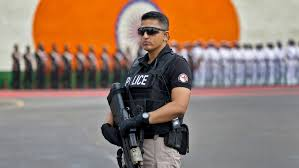
#> input picture Image Drawing function/Spg.jpg, 299 x 168 px, found by its file name
$ python d_circle.py
#> lines starting #> are read from the running program, lines starting #| are printed output that depends on the picture; after the words box and inside, x2 and y2 are one past the last pixel; in counts of white or black regions, pixels touching at a corner belong together
import cv2

image = cv2.imread("Image Drawing function\Spg.jpg")
#> image is the input picture: shape (168, 299, 3); mean B, G, R 109.7, 124.3, 147.8

if image is None:
   print("Oops! Your image is not working")

else:
    print("Image loaded successfully!")
    # cv2.circle(image, (150,150), 50, (255,0,0), -1)
    cv2.circle(image, (250,150), 50, (255,0,0), 5)
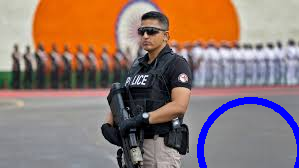
#> image: shape (168, 299, 3); 2.39% of pixels changed, all inside (x1, y1, x2, y2) = (197, 97, 299, 168)

    cv2.imshow("Drawing Circle", image)
    cv2.waitKey(0)
    cv2.destroyAllWindows()
